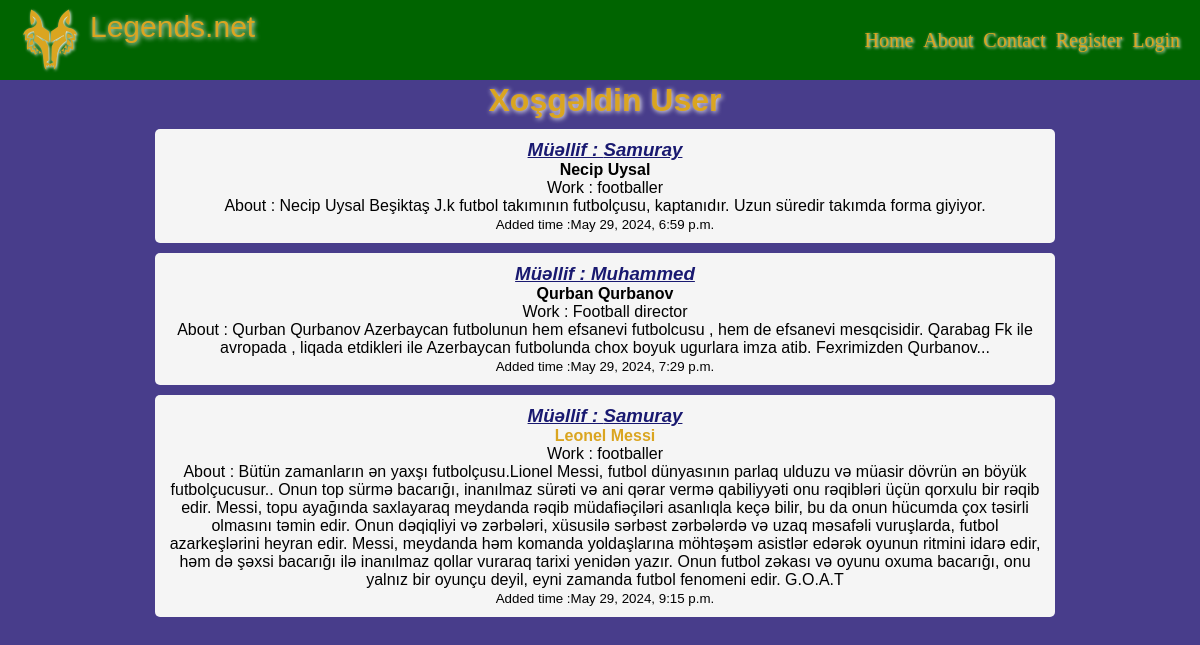
The page / on the database its author committed.
### users/models.py (models this page shows, shortened)
class Users(models.Model):
    author = models.ForeignKey(settings.AUTH_USER_MODEL, on_delete=models.CASCADE)
    name=models.CharField(max_length=150)
    surname=models.CharField(max_length=150)
    work=models.CharField(max_length=150)
    about=models.TextField()
    create_time=models.DateTimeField(auto_now_add=True)

### users/views.py (the view)
# urls.py: path('',home_view,name='home'),
def home_view(request):
    users=Users.objects.all()
    return render(request,'index.html',{'users':users})

### templates/index.html (shortened to what this page needs)
{% extends "base.html" %}
{% block body%}
    <div class="users">
    <ol>
        <h1 class="user">
            Xoşgəldin
            {% if user.is_authenticated %}
                {{ user.username }}
            {% else %}
                User
            {% endif %}
        </h1>
        {%for user in users%}
        <li class="write">
            <h3>Müəllif : {{user.author}}</h3>
            <h4>{{user.name}} {{user.surname}}</h4>
            <p>Work : {{user.work}}</p>
            <p>About : {{user.about}}</p>
            <small>Added time :{{user.create_time}}</small>
        </li>
        {% endfor%}
    </ol>
</div>
{% endblock body%}

### templates/base.html (shortened to what this page needs)
<!DOCTYPE html>
<html lang="en">
<head>
    {% load static %}
    <link rel="stylesheet" href="{% static 'style.css' %}">
    <link rel="stylesheet" href="https://cdnjs.cloudflare.com/ajax/libs/font-awesome/6.5.1/css/all.min.css" />
</head>
<body>
    <div class="navbar">
        <div class="img">
            <i class="fa-brands fa-wolf-pack-battalion"></i>
            <div class="legend">Legends.net</div>
        </div>
        <div class="nav_links">
            <ul>
                <li><a href="{% url 'home' %}">Home</a></li>
                <li><a href="{% url 'about' %}">About</a></li>
                <li><a href="{% url 'contact' %}">Contact</a></li>
                {% if user.is_authenticated %}
                    <li><a href="{% url 'account:logout' %}" title="logout"><i class="fa-solid fa-right-from-bracket"></i></a></li>
                {% else %}
                    <li><a href="{% url 'account:register' %}">Register</a></li>
                    <li><a href="{% url 'account:login' %}">Login</a></li>
                {% endif %}
            </ul>
        </div>
    </div>
    <div class="container">
        {% block body %}
        {% endblock body %}
    </div>
</body>
</html>

### static/style.css (style rules this page uses)
* { margin: 0; padding: 0; box-sizing: border-box; text-decoration: none; list-style: none; }
body { background-color:darkslateblue; }
.container { text-align: center; display: flex; flex-direction: column; align-items: center; gap: 10px; }
.users { margin-left: 10px; padding: 2px; }
.legend { color: goldenrod; font-size: 30px; font-family: 'Lucida Sans', 'Lucida Sans Regular', 'Lucida Grande', 'Lucida Sans Unicode', Geneva, Verdana, sans-serif; text-shadow: 1px 1px 5px whitesmoke; }
.write { width: 900px; padding: 10px; margin: 10px; background-color:whitesmoke; border-radius: 5px; transition: 0.5s; font-family: 'Trebuchet MS', 'Lucida Sans Unicode', 'Lucida Grande', 'Lucida Sans', Arial, sans-serif; }
.write h3 { font-style: italic; text-decoration: underline; color:midnightblue; }
.navbar { display: flex; justify-content: space-between; align-items: center; background-color: darkgreen; height: 80px; }
a,i,a:visited,a:link { color:goldenrod; text-shadow: 1px 1px 3px whitesmoke; }
.nav_links ul { display: flex; justify-content: space-around; gap: 10px; font-size: 20px; padding-right: 20px; }
.user { color: goldenrod; font-family: 'Trebuchet MS', 'Lucida Sans Unicode', 'Lucida Grande', 'Lucida Sans', Arial, sans-serif; text-shadow: 1px 1px 5px whitesmoke; left: 500px; width: 100%; }
.img { color: black; font-size: 60px; margin-left: 20px; cursor: pointer; display: flex; gap: 10px; }

### rows shown on the page
Users: author "Samuray", name "Necip", surname "Uysal", work "footballer", about "Necip Uysal Beşiktaş J.k futbol takımının futbolçusu, kaptanıdır. Uzun süredir takımda forma giyiyor.", create_time "May 29, 2024, 6:59 p.m."
Users: author "Muhammed", name "Qurban", surname "Qurbanov", work "Football director", about "Qurban Qurbanov Azerbaycan futbolunun hem efsanevi futbolcusu , hem de efsanevi mesqcisidir. Qarabag Fk ile avropada , liqada etdikleri ile Azerbaycan futbolunda chox boyuk ugurlara imza atib. Fexrimizden Qurbanov...", create_time "May 29, 2024, 7:29 p.m."
Users: author "Samuray", name "Leonel", surname "Messi", work "footballer", about "Bütün zamanların ən yaxşı futbolçusu.Lionel Messi, futbol dünyasının parlaq ulduzu və müasir dövrün ən böyük futbolçucusur.. Onun top sürmə bacarığı, inanılmaz sürəti və ani qərar vermə qabiliyyəti onu rəqibləri üçün qorxulu bir rəqib edir. Messi, topu ayağında saxlayaraq meydanda rəqib müdafiəçiləri asanlıqla keçə bilir, bu da onun hücumda çox təsirli olmasını təmin edir. Onun dəqiqliyi və zərbələri, xüsusilə sərbəst zərbələrdə və uzaq məsafəli vuruşlarda, futbol azarkeşlərini heyran edir. Messi, meydanda həm komanda yoldaşlarına möhtəşəm asistlər edərək oyunun ritmini idarə edir, həm də şəxsi bacarığı ilə inanılmaz qollar vuraraq tarixi yenidən yazır. Onun futbol zəkası və oyunu oxuma…", create_time "May 29, 2024, 9:15 p.m."
